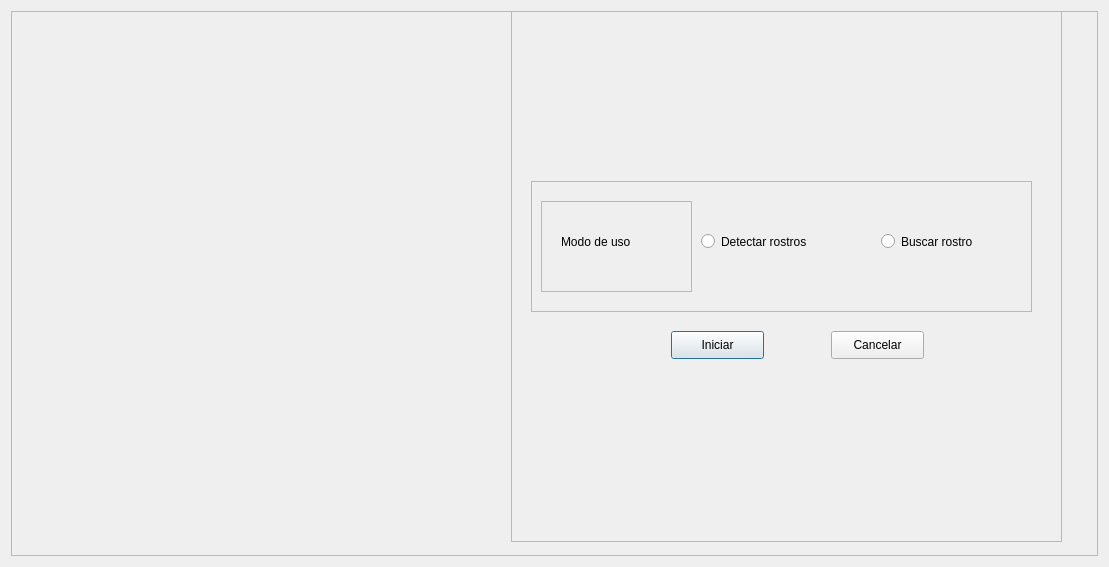
<?xml version="1.0" encoding="UTF-8"?>
<ui version="4.0">
 <class>Dialog</class>
 <widget class="QDialog" name="Dialog">
  <property name="geometry">
   <rect>
    <x>0</x>
    <y>0</y>
    <width>1109</width>
    <height>567</height>
   </rect>
  </property>
  <property name="windowTitle">
   <string>Dialog</string>
  </property>
  <layout class="QHBoxLayout" name="horizontalLayout">
   <item>
    <widget class="QFrame" name="frame">
     <property name="frameShape">
      <enum>QFrame::StyledPanel</enum>
     </property>
     <property name="frameShadow">
      <enum>QFrame::Raised</enum>
     </property>
     <widget class="QFrame" name="frameBigUtilities">
      <property name="geometry">
       <rect>
        <x>500</x>
        <y>0</y>
        <width>551</width>
        <height>531</height>
       </rect>
      </property>
      <property name="frameShape">
       <enum>QFrame::StyledPanel</enum>
      </property>
      <property name="frameShadow">
       <enum>QFrame::Raised</enum>
      </property>
      <widget class="QFrame" name="frameBtns">
       <property name="geometry">
        <rect>
         <x>20</x>
         <y>170</y>
         <width>501</width>
         <height>131</height>
        </rect>
       </property>
       <property name="frameShape">
        <enum>QFrame::StyledPanel</enum>
       </property>
       <property name="frameShadow">
        <enum>QFrame::Raised</enum>
       </property>
       <widget class="QRadioButton" name="radioBtnDetect">
        <property name="geometry">
         <rect>
          <x>170</x>
          <y>50</y>
          <width>141</width>
          <height>21</height>
         </rect>
        </property>
        <property name="text">
         <string>Detectar rostros</string>
        </property>
       </widget>
       <widget class="QFrame" name="frameUseMode">
        <property name="geometry">
         <rect>
          <x>10</x>
          <y>20</y>
          <width>151</width>
          <height>91</height>
         </rect>
        </property>
        <property name="frameShape">
         <enum>QFrame::StyledPanel</enum>
        </property>
        <property name="frameShadow">
         <enum>QFrame::Raised</enum>
        </property>
        <widget class="QLabel" name="label">
         <property name="geometry">
          <rect>
           <x>20</x>
           <y>20</y>
           <width>101</width>
           <height>41</height>
          </rect>
         </property>
         <property name="text">
          <string>Modo de uso</string>
         </property>
        </widget>
       </widget>
       <widget class="QRadioButton" name="radioBtnSearch">
        <property name="geometry">
         <rect>
          <x>350</x>
          <y>50</y>
          <width>121</width>
          <height>21</height>
         </rect>
        </property>
        <property name="text">
         <string>Buscar rostro</string>
        </property>
       </widget>
      </widget>
      <widget class="QPushButton" name="btnConfirm">
       <property name="geometry">
        <rect>
         <x>160</x>
         <y>320</y>
         <width>93</width>
         <height>28</height>
        </rect>
       </property>
       <property name="text">
        <string>Iniciar</string>
       </property>
      </widget>
      <widget class="QPushButton" name="btnCancel">
       <property name="geometry">
        <rect>
         <x>320</x>
         <y>320</y>
         <width>93</width>
         <height>28</height>
        </rect>
       </property>
       <property name="text">
        <string>Cancelar</string>
       </property>
      </widget>
     </widget>
     <widget class="QLabel" name="video">
      <property name="geometry">
       <rect>
        <x>0</x>
        <y>0</y>
        <width>481</width>
        <height>531</height>
       </rect>
      </property>
      <property name="text">
       <string/>
      </property>
     </widget>
    </widget>
   </item>
  </layout>
 </widget>
 <resources/>
 <connections/>
</ui>
